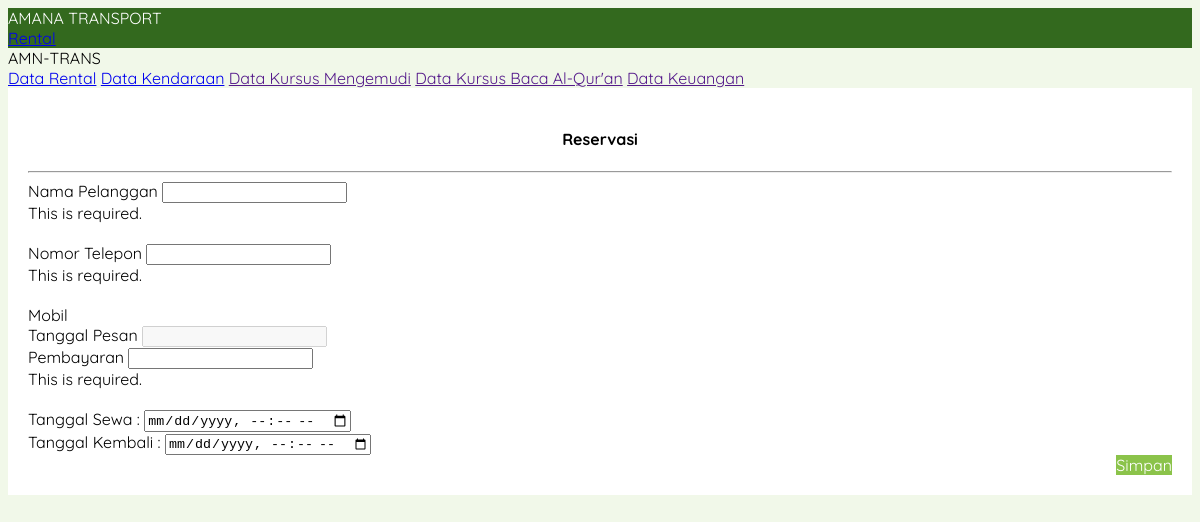
Before: / with the older database file.
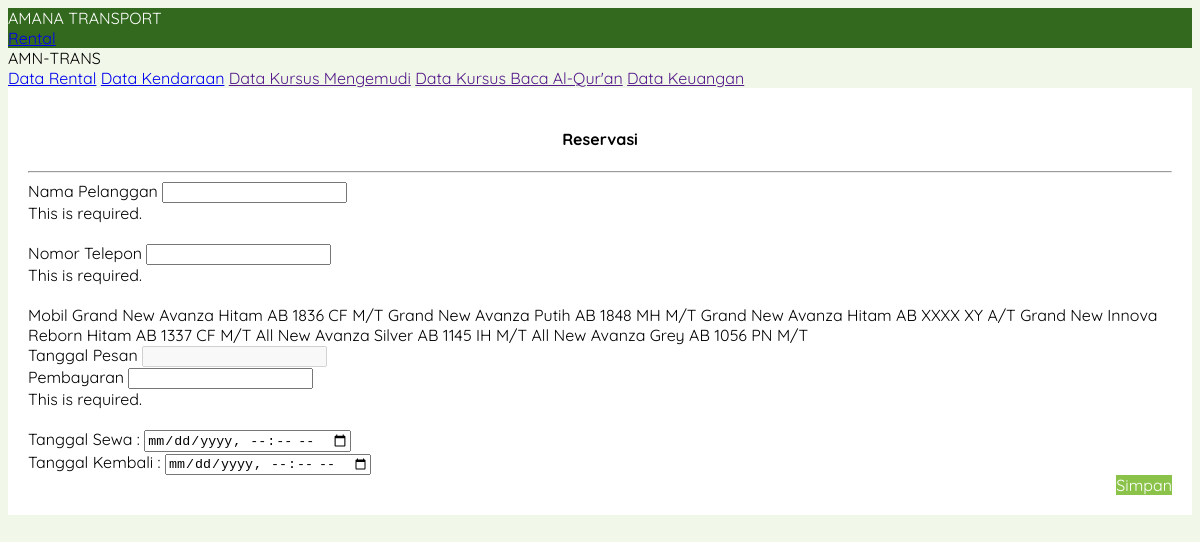
After: the same page with the newer database file.
### tables this page shows
CREATE TABLE `kendaraan` (
  `id_kendaraan` int(5) NOT NULL,
  `jenis` int(1) NOT NULL DEFAULT '0',
  `tipe` varchar(100) NOT NULL,
  `plat_nomor` varchar(14) NOT NULL,
  `warna` varchar(15) NOT NULL,
  `transmisi` varchar(5) NOT NULL,
  `tahun` varchar(4) NOT NULL,
  `harga` int(10) NOT NULL
);

### application/controllers/HomeController.php (called while the page is built, shortened)
<?php
class HomeController extends CI_Controller {
    public function __construct()
    {
        $this->load->model('Rental_model');
        $this->load->model('Kendaraan_model');
        $this->load->helper('url_helper');
    }
	public function index()
	{
        $data['rental'] = $this->Rental_model->getData();
        $data['kendaraan'] = $this->Kendaraan_model->getData();
        $data['title'] = "Beranda";
        $this->load->view('templates/header',$data);
		$this->load->view('templates/navbar',$data);
        $this->load->view('index/index', $data);
		$this->load->view('templates/footer',$data);
    }
}

### index.php (called while the page is built, shortened)
<?php
require_once BASEPATH.'core/CodeIgniter.php';

### application/models/Kendaraan_model.php (called while the page is built, shortened)
<?php
class Kendaraan_model extends CI_Model {
    public function getData()
    {
        $query = $this->db->get('kendaraan');
        return $query->result_array();
    }
}

### application/views/index/index.php (the view, shortened to what this page needs)
<main class="mdl-layout__content">
  <div class="mdl-grid">
    <div class="mdl-cell mdl-cell--4-col">
      <div class="white-container mdl-shadow--2dp">
        <h4 align="center">Reservasi</h4>
        <hr>
        <form role="form" method="post" action="<?php echo base_url('rental/create');?>">
          <md-input-container flex="200">
            <label>Nama Pelanggan</label>
            <input required name="nama" ng-model="rental.nama">
            <div ng-messages="rentalForm.nama.$error">
              <div ng-message="required">This is required.</div>
            </div>
          </md-input-container>
          <br>
          <md-input-container flex="200">
            <label>Nomor Telepon</label>
            <input required name="telepon" ng-model="rental.telepon">
            <div ng-messages="rentalForm.telepon.$error">
              <div ng-message="required">This is required.</div>
            </div>
          </md-input-container>
          <br>
          <md-input-container flex="200">
            <label>Mobil</label>
            <md-select name="id_kendaraan" ng-model="rental.kendaraan" required>
              <?php foreach($kendaraan as $data){ ?>
                <md-option value="<?php echo $data['id_kendaraan']; ?>">
                  <?php
                  if($data['harga']!=0){
                    echo $data['tipe'];
                    echo ' '.$data['warna'];
                    echo ' '.$data['plat_nomor'];
                    echo ' '.$data['transmisi'];
                  }
                  ?>
                </md-option>
              <?php } ?>
            </md-select>
          </md-input-container>
          <br>
          <md-input-container>
            <label for="">Tanggal Pesan </label>
            <input type="text" name="" id="" disabled>
          </md-input-container>
          <br>
          <md-input-container flex="200">
            <label>Pembayaran</label>
            <input required name="pembayaran" ng-model="rental.pembayaran">
            <div ng-messages="rentalForm.pembayaran.$error">
              <div ng-message="required">This is required.</div>
            </div>
          </md-input-container>
          <br>
          <md-input-container>
            <label for="tanggal_sewa">Tanggal Sewa :</label>
            <input type="datetime-local" name="tanggal_sewa" id="tanggal_sewa">
          </md-input-container>
          <br>
          <md-input-container>
            <label for="tanggal_kembali">Tanggal Kembali :</label>
            <input type="datetime-local" name="tanggal_kembali" id="tanggal_kembali">
          </md-input-container>
          <br>
          <div class="" align="right">
            <md-button type='submit' class="md-raised md-primary green-tea">Simpan</md-button>
          </div>
        </form>
      </div>
    </div>
  </div>
</main>

### application/views/templates/header.php (shortened to what this page needs)
<!DOCTYPE html>
<html lang="en">
<head>
    <link rel="stylesheet" href="https://ajax.googleapis.com/ajax/libs/angular_material/1.1.0/angular-material.min.css">
    <link rel="stylesheet" href="https://code.getmdl.io/1.3.0/material.indigo-pink.min.css">
    <link rel="stylesheet" href="https://cdn.datatables.net/1.10.16/css/dataTables.material.min.css">
    <link rel="stylesheet" href="https://cdnjs.cloudflare.com/ajax/libs/material-design-lite/1.1.0/material.min.css">
</head>
<body ng-app="myApp" ng-cloak>
  <div class="
  mdl-layout
  <?php
    if($title!='Beranda'){
        echo " mdl-layout--fixed-drawer";
    }else{
        echo " mdl-js-layout";
    }
    ?>
  mdl-layout--fixed-header
  ">

### application/views/templates/navbar.php (shortened to what this page needs)
<header class="mdl-layout__header dark-green-tea mdl-shadow--2dp">
  <div class="mdl-layout__header-row">
    <span class="mdl-layout-title">AMANA TRANSPORT</span>
    <nav class="mdl-navigation">
      <a class="mdl-navigation__link" href="<?php echo base_url(); ?>">Rental</a>
    </nav>
  </div>
</header>
<div class="mdl-layout__drawer">
  <span class="mdl-layout-title">AMN-TRANS</span>
  <nav class="mdl-navigation">
    <a class="mdl-navigation__link" href="<?php echo base_url()."rental"; ?>">Data Rental</a>
    <a class="mdl-navigation__link" href="<?php echo base_url()."kendaraan"; ?>">Data Kendaraan</a>
    <a class="mdl-navigation__link" href="">Data Kursus Mengemudi</a>
    <a class="mdl-navigation__link" href="">Data Kursus Baca Al-Qur'an</a>
    <a class="mdl-navigation__link" href="">Data Keuangan</a>
  </nav>
</div>

### application/views/templates/footer.php (shortened to what this page needs)
    </div>
    </body>
</html>

### application/views/templates/header.php (style rules this page uses)
body { font-family: 'Quicksand', sans-serif; background-color: #F1F8E9; }
main { font-family: 'Quicksand', sans-serif; }
h1,h2,h3,h4,h5,h6 { font-family: 'Quicksand', sans-serif; }
.green-tea { background-color: #8BC34A; color: #FFF ; }
.dark-green-tea { background-color: #33691E; color: #FFF ; }
.white-container { padding: 20px; background-color: #FFF; }

Changed rows visible on the page:
added kendaraan: $data['id_kendaraan'] 1 (drawn), tipe "Grand New Avanza", warna "Hitam", plat_nomor "AB 1836 CF", transmisi "M/T"
added kendaraan: $data['id_kendaraan'] 2 (drawn), tipe "Grand New Avanza", warna "Putih", plat_nomor "AB 1848 MH", transmisi "M/T"
added kendaraan: $data['id_kendaraan'] 3 (drawn), tipe "Grand New Avanza", warna "Hitam", plat_nomor "AB XXXX XY", transmisi "A/T"
added kendaraan: $data['id_kendaraan'] 4 (drawn), tipe "Grand New Innova Reborn", warna "Hitam", plat_nomor "AB 1337 CF", transmisi "M/T"
added kendaraan: $data['id_kendaraan'] 5 (drawn), tipe "All New Avanza", warna "Silver", plat_nomor "AB 1145 IH", transmisi "M/T"
added kendaraan: $data['id_kendaraan'] 6 (drawn), tipe "All New Avanza", warna "Grey", plat_nomor "AB 1056 PN", transmisi "M/T"
